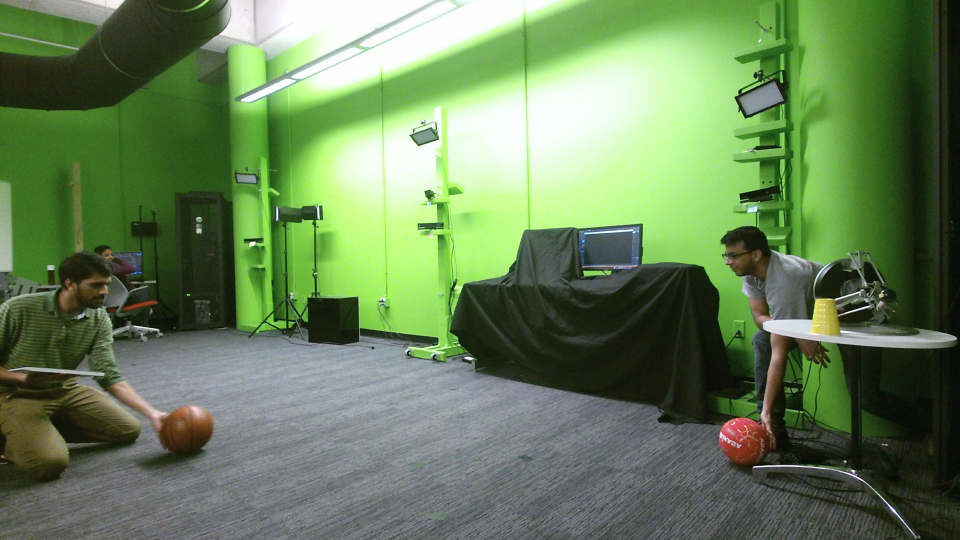
#> input picture camera_resectioning/image/data/color-63647317626781.png, 1920 x 1080 px (shown at 1/2 size)
$ python camera_resectioning.py   (older library calls are emulated)
#> lines starting #> are read from the running program, lines starting #| are printed output that depends on the picture; after the words box and inside, x2 and y2 are one past the last pixel; in counts of white or black regions, pixels touching at a corner belong together; long printed decimals are rounded
import numpy as np
import cv2
import math


def depth_image_to_real(depth_image, rgb_image):
    """
    convert depth image to real depth image
    :param depth_image: depth image
    :param rgb_image: rgb image
    :return: real depth image
    """
    depth_image = np.float32(depth_image)
    depth_real = np.zeros((depth_image.shape[0], depth_image.shape[1], rgb_image.shape[2]), dtype=rgb_image.dtype)

    for i in range(depth_image.shape[0]):
        for j in range(depth_image.shape[1]):

            Zd = depth_image[i][j]
            if Zd != 0:
                m1 = np.array((j, i, 1)) * Zd
                m2 = np.matmul(m1, inv_intrinsic_IR)
                m3 = np.matmul(m2, r) + t
                m4 = np.matmul(m3, intrinsic_RGB)

                colc = (int)((m4[0][0] / m4[0][2]))
                rowc = (int)((m4[0][1] / m4[0][2]))

                if (0 < colc < np.shape(rgb_image)[1]) and (0 < rowc < np.shape(rgb_image)[0]):
                    for ch in range(0, 3):
                        depth_real[i][j][ch] = rgb_image[rowc][colc][ch]

    return depth_real


def velocity(depth_image_1, depth_image_2, x1, y1, x2, y2):
    """
    calculate the velocity of the ball given two depth image and its center in both the images
    :param depth_image_1: starting depth image
    :param depth_image_2: final depth image
    :param x1: x coordinate of ball center in starting depth image
    :param y1: y coordinate of ball center in starting depth image
    :param x2: x coordinate of ball center in final depth image
    :param y2: y coordinate of ball center in final depth image
    :return: velocity of the ball
    """
    z1 = depth_image_1[y1][x1]
    colD1 = (y1 * inv_intrinsic_IR[0][0] + x1 * inv_intrinsic_IR[1][0] + 1 * inv_intrinsic_IR[2][0]) * z1
    rowD1 = (y1 * inv_intrinsic_IR[0][1] + x1 * inv_intrinsic_IR[1][1] + 1 * inv_intrinsic_IR[2][1]) * z1
    zowD1 = (y1 * inv_intrinsic_IR[0][2] + x1 * inv_intrinsic_IR[1][2] + 1 * inv_intrinsic_IR[2][2]) * z1

    z2 = depth_image_2[y2][x2]
    colD2 = (y2 * inv_intrinsic_IR[0][0] + x2 * inv_intrinsic_IR[1][0] + 1 * inv_intrinsic_IR[2][0]) * z2
    rowD2 = (y2 * inv_intrinsic_IR[0][1] + x2 * inv_intrinsic_IR[1][1] + 1 * inv_intrinsic_IR[2][1]) * z2
    zowD2 = (y2 * inv_intrinsic_IR[0][2] + x2 * inv_intrinsic_IR[1][2] + 1 * inv_intrinsic_IR[2][2]) * z2

    velX = (colD2 - colD1) / time_frame
    velY = (rowD2 - rowD1) / time_frame
    velZ = (zowD2 - zowD1) / time_frame
    vel = math.sqrt(math.pow(velX, 2) + math.pow(velY, 2) + math.pow(velZ, 2))
    return vel


def ball_detect(color_depth, color):
    """
    detect the ball in a given depth image for a given color
    :param color_depth: depth image
    :param color: color of the ball
    :return: x, y coordinate of ball center
    """
    hsv_image = cv2.cvtColor(color_depth, cv2.COLOR_BGR2HSV)
    if color == 'brown':
        low = np.array([12, 30, 30])
        high = np.array([20, 255, 255])
    else:
        low = np.array([1, 30, 30])
        high = np.array([12, 255, 255])

    kernel = np.ones((3, 3), np.uint8)
    mask = cv2.inRange(hsv_image, low, high)
    cv2.dilate(mask, kernel, mask, iterations=2)
    cv2.erode(mask, kernel, mask, iterations=8)
    cv2.dilate(mask, kernel, mask, iterations=8)
    im2, contours, hierarchy = cv2.findContours(mask, cv2.RETR_TREE, cv2.CHAIN_APPROX_SIMPLE)
    height, width, _ = np.shape(color_depth)
    min_x, min_y = width, height
    max_x = max_y = 0
    for contour, hier in zip(contours, hierarchy):
        (x, y, w, h) = cv2.boundingRect(contour)
        min_x, max_x = min(x, min_x), max(x + w, max_x)
        min_y, max_y = min(y, min_y), max(y + h, max_y)

    if max_x - min_x > 0 and max_y - min_y > 0:
        cv2.rectangle(color_depth, (min_x, min_y), (max_x, max_y), (255, 0, 0), 2)
        x_center = (min_x + max_x) / 2
        y_center = (min_y + max_y) / 2

    return int(x_center), int(y_center)


# variable declaration
start_image = cv2.imread("image/data/color-63647317626781.png")
#> start_image is the input picture: shape (1080, 1920, 3); mean B, G, R 88.8, 129, 103.9
final_image = cv2.imread("image/data/color-63647317628081.png")
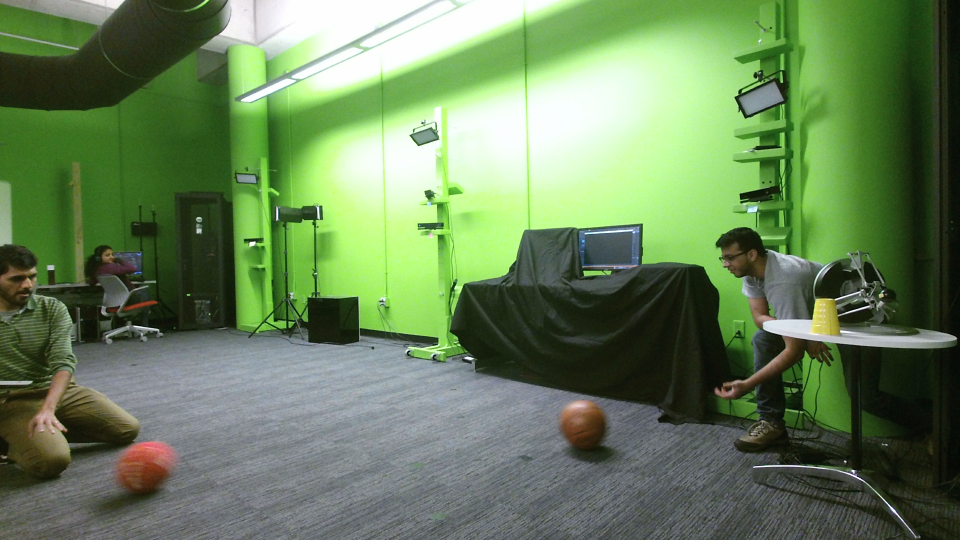
#> input picture camera_resectioning/image/data/color-63647317628081.png, 1920 x 1080 px (shown at 1/2 size)
#> final_image is the input picture: shape (1080, 1920, 3); mean B, G, R 89.6, 129.3, 104.1
start_depth_image = cv2.imread("image/data/depth-63647317626781.png", cv2.IMREAD_ANYDEPTH)
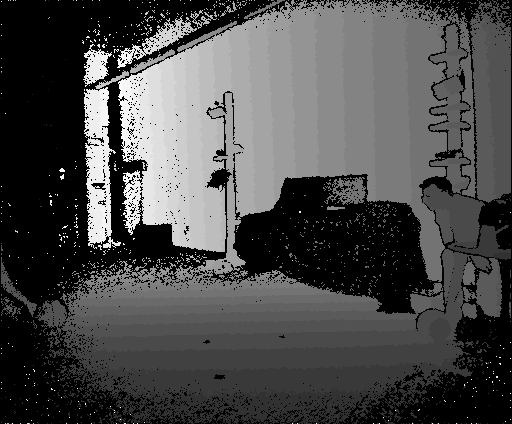
#> input picture camera_resectioning/image/data/depth-63647317626781.png, 512 x 424 px
#> start_depth_image is the input picture: shape (424, 512) uint16; min 0, max 7999, mean 2428.2
final_depth_image = cv2.imread("image/data/depth-63647317628081.png", cv2.IMREAD_ANYDEPTH)
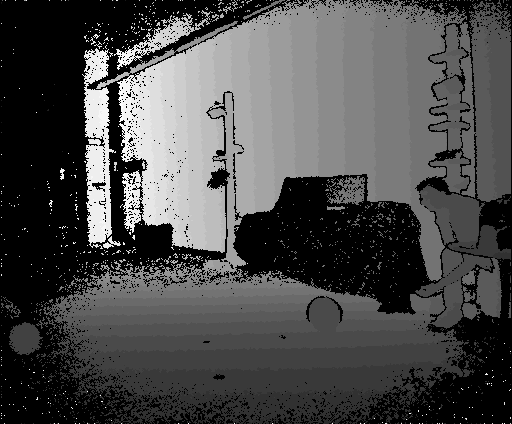
#> input picture camera_resectioning/image/data/depth-63647317628081.png, 512 x 424 px
#> final_depth_image is the input picture: shape (424, 512) uint16; min 0, max 7999, mean 2433.1

intrinsic_RGB = np.array(((1034.3, 0, 0), (1.6609, 1034.3, 0), (970.63, 529.07, 1)))
inv_intrinsic_IR = np.array(((0.0027132, 0, 0), (-1.8517e-05, 0.0026991, 0), (-0.69724, -0.54233, 1)))
transformation_D_C = np.array(((0.99994, -0.0090793, 0.0073288, 0), (0.009138, 0.99992, -0.0079812, 0),
                               (-0.0072615, 0.0080413, 0.99995, 0), (37.331, -42.241, -88.088, 1)))
r = transformation_D_C[0:3, 0:3]
t = transformation_D_C[3:, 0:3]

time_frame = 1.300

start_depth_real = depth_image_to_real(start_depth_image, start_image)
final_depth_real = depth_image_to_real(final_depth_image, final_image)


rxcntr1, rycntr1 = ball_detect(start_depth_real, 'red')
#> in ball_detect, `hsv_image = cv2.cvtColor(color_depth, cv2.COLOR_BGR2HSV)`: hsv_image: shape (424, 512, 3); mean H, S, V 36.9, 45.6, 101.1
#> in ball_detect, `mask = cv2.inRange(hsv_image, low, high)`: mask: shape (424, 512); 0.56% white; 33 white regions (29 under 20 px), largest, box (x1, y1, x2, y2) and area: (417, 262, 461, 345) 806, (3, 283, 37, 317) 174, (49, 300, 63, 312) 93, (419, 312, 431, 318) 20
#> in ball_detect, `cv2.dilate(mask, kernel, mask, iterations=8)`:
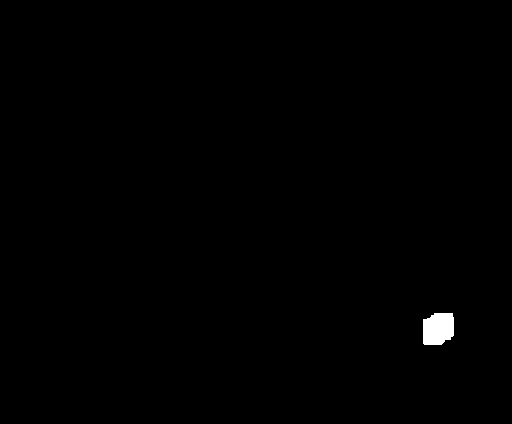
#> mask: shape (424, 512); 0.4% white; 1 white region
#> in ball_detect, `im2, contours, hierarchy = cv2.findContours(mask, cv2.RETR_TREE, cv2.C..`: contours = 1 contour; box (x1, y1, x2, y2) and area: (423, 313, 454, 345) 821
#> the loop in ball_detect, `for contour, hier in zip(contours, hierarchy):` made 1 pass
#> (hier, x, y, w, h, min_x, max_x, min_y) on pass 1: ([[-1, -1, -1, -1]], 423, 313, 31, 32, 423, 454, 313)
#> in ball_detect, `cv2.rectangle(color_depth, (min_x, min_y), (max_x, max_y), (255, 0, 0)..`: color_depth: shape (424, 512, 3); mean B, G, R 71.5, 99.7, 81.1
#> in ball_detect, `x_center = (min_x + max_x) / 2`: x_center = 438.5
#> in ball_detect, `y_center = (min_y + max_y) / 2`: y_center = 329
#> rxcntr1 = 438; rycntr1 = 329
rxcntr2, rycntr2 = ball_detect(final_depth_real, 'red')
#> call 2 of ball_detect, with color = 'red'
#> in ball_detect (call 2), `hsv_image = cv2.cvtColor(color_depth, cv2.COLOR_BGR2HSV)`: hsv_image: shape (424, 512, 3); mean H, S, V 37, 45.4, 101.1
#> in ball_detect (call 2), `mask = cv2.inRange(hsv_image, low, high)`: mask: shape (424, 512); 0.55% white; 24 white regions (18 under 20 px), largest, box (x1, y1, x2, y2) and area: (9, 326, 42, 354) 631, (309, 299, 329, 330) 307, (436, 269, 460, 288) 89, (418, 288, 429, 297) 51, (441, 229, 450, 237) 41, (444, 240, 451, 245) 22
#> in ball_detect (call 2), `cv2.dilate(mask, kernel, mask, iterations=8)`: mask: shape (424, 512); 0.39% white; 1 white region
#> in ball_detect (call 2), `im2, contours, hierarchy = cv2.findContours(mask, cv2.RETR_TREE, cv2.C..`: contours = 1 contour; box (x1, y1, x2, y2) and area: (8, 325, 40, 354) 793
#> the loop in ball_detect (call 2), `for contour, hier in zip(contours, hierarchy):` made 1 pass
#> (hier, x, y, w, h, min_x, max_x, min_y) on pass 1: ([[-1, -1, -1, -1]], 8, 325, 32, 29, 8, 40, 325)
#> in ball_detect (call 2), `cv2.rectangle(color_depth, (min_x, min_y), (max_x, max_y), (255, 0, 0)..`:
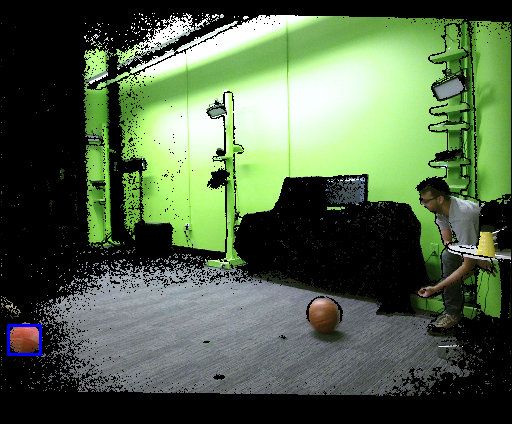
#> color_depth: shape (424, 512, 3); mean B, G, R 71.9, 99.8, 81.1
#> in ball_detect (call 2), `x_center = (min_x + max_x) / 2`: x_center = 24
#> in ball_detect (call 2), `y_center = (min_y + max_y) / 2`: y_center = 339.5
#> rxcntr2 = 24; rycntr2 = 339

bxcntr1, bycntr1 = ball_detect(start_depth_real, 'brown')
#> call 3 of ball_detect, with color = 'brown'
#> in ball_detect (call 3), `hsv_image = cv2.cvtColor(color_depth, cv2.COLOR_BGR2HSV)`: hsv_image: shape (424, 512, 3); mean H, S, V 37, 45.9, 101.4
#> in ball_detect (call 3), `mask = cv2.inRange(hsv_image, low, high)`: mask: shape (424, 512); 0.63% white; 54 white regions (43 under 20 px), largest, box (x1, y1, x2, y2) and area: (35, 303, 70, 329) 431, (448, 256, 466, 311) 322, (441, 229, 451, 242) 85
#> in ball_detect (call 3), `cv2.dilate(mask, kernel, mask, iterations=8)`: mask: shape (424, 512); 0.41% white; 1 white region
#> in ball_detect (call 3), `im2, contours, hierarchy = cv2.findContours(mask, cv2.RETR_TREE, cv2.C..`: contours = 1 contour; box (x1, y1, x2, y2) and area: (32, 305, 70, 331) 834
#> the loop in ball_detect (call 3), `for contour, hier in zip(contours, hierarchy):` made 1 pass
#> (hier, x, y, w, h, min_x, max_x, min_y) on pass 1: ([[-1, -1, -1, -1]], 32, 305, 38, 26, 32, 70, 305)
#> in ball_detect (call 3), `cv2.rectangle(color_depth, (min_x, min_y), (max_x, max_y), (255, 0, 0)..`:
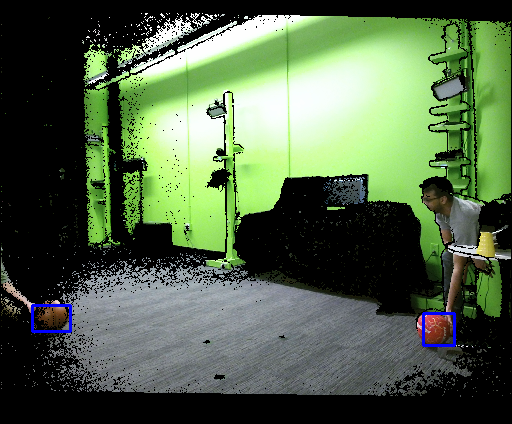
#> color_depth: shape (424, 512, 3); mean B, G, R 71.8, 99.6, 81
#> in ball_detect (call 3), `x_center = (min_x + max_x) / 2`: x_center = 51
#> in ball_detect (call 3), `y_center = (min_y + max_y) / 2`: y_center = 318
#> bxcntr1 = 51; bycntr1 = 318
bxcntr2, bycntr2 = ball_detect(final_depth_real, 'brown')
#> call 4 of ball_detect, with color = 'brown'
#> in ball_detect (call 4), `hsv_image = cv2.cvtColor(color_depth, cv2.COLOR_BGR2HSV)`: hsv_image: shape (424, 512, 3); mean H, S, V 37.1, 45.8, 101.4
#> in ball_detect (call 4), `mask = cv2.inRange(hsv_image, low, high)`: mask: shape (424, 512); 0.59% white; 46 white regions (38 under 20 px), largest, box (x1, y1, x2, y2) and area: (309, 300, 339, 333) 562, (421, 257, 473, 296) 349, (442, 229, 452, 244) 78
#> in ball_detect (call 4), `cv2.dilate(mask, kernel, mask, iterations=8)`: mask: shape (424, 512); 0.37% white; 1 white region
#> in ball_detect (call 4), `im2, contours, hierarchy = cv2.findContours(mask, cv2.RETR_TREE, cv2.C..`: contours = 1 contour; box (x1, y1, x2, y2) and area: (307, 305, 339, 333) 741
#> the loop in ball_detect (call 4), `for contour, hier in zip(contours, hierarchy):` made 1 pass
#> (hier, x, y, w, h, min_x, max_x, min_y) on pass 1: ([[-1, -1, -1, -1]], 307, 305, 32, 28, 307, 339, 305)
#> in ball_detect (call 4), `cv2.rectangle(color_depth, (min_x, min_y), (max_x, max_y), (255, 0, 0)..`:
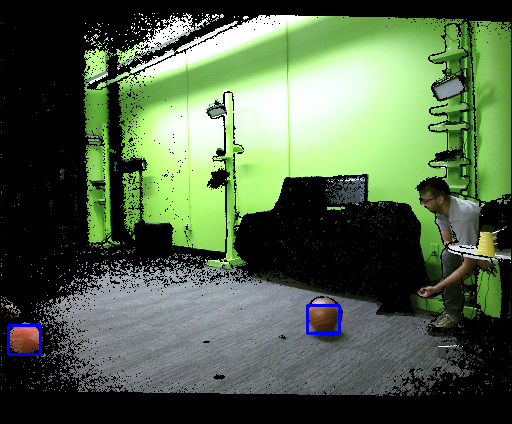
#> color_depth: shape (424, 512, 3); 0.16% of pixels changed, all inside (x1, y1, x2, y2) = (306, 304, 341, 335)
#> in ball_detect (call 4), `x_center = (min_x + max_x) / 2`: x_center = 323
#> in ball_detect (call 4), `y_center = (min_y + max_y) / 2`: y_center = 319
#> bxcntr2 = 323; bycntr2 = 319


# velocity of the red ball
red_ball_velocity = velocity(start_depth_image, final_depth_image, rxcntr1, rycntr1, rxcntr2, rycntr2)
#> in velocity, `z1 = depth_image_1[y1][x1]`: z1 = 2280
#> in velocity, `colD1 = (y1 * inv_intrinsic_IR[0][0] + x1 * inv_intrinsic_IR[1][0] + 1..`: colD1 = 427
#> in velocity, `rowD1 = (y1 * inv_intrinsic_IR[0][1] + x1 * inv_intrinsic_IR[1][1] + 1..`: rowD1 = 1458.9
#> in velocity, `zowD1 = (y1 * inv_intrinsic_IR[0][2] + x1 * inv_intrinsic_IR[1][2] + 1..`: zowD1 = 2280
#> in velocity, `z2 = depth_image_2[y2][x2]`: z2 = 2141
#> in velocity, `colD2 = (y2 * inv_intrinsic_IR[0][0] + x2 * inv_intrinsic_IR[1][0] + 1..`: colD2 = 475.5
#> in velocity, `rowD2 = (y2 * inv_intrinsic_IR[0][1] + x2 * inv_intrinsic_IR[1][1] + 1..`: rowD2 = -1022.4
#> in velocity, `zowD2 = (y2 * inv_intrinsic_IR[0][2] + x2 * inv_intrinsic_IR[1][2] + 1..`: zowD2 = 2141
#> in velocity, `velX = (colD2 - colD1) / time_frame`: velX = 37.28
#> in velocity, `velY = (rowD2 - rowD1) / time_frame`: velY = -1908.7
#> in velocity, `velZ = (zowD2 - zowD1) / time_frame`: velZ = -106.9
#> in velocity, `vel = math.sqrt(math.pow(velX, 2) + math.pow(velY, 2) + math.pow(velZ,..`: vel = 1912.1
#> red_ball_velocity = 1912.1
brown_ball_velocity = velocity(start_depth_image, final_depth_image, bxcntr1, bycntr1, bxcntr2, bycntr2)
#> brown_ball_velocity = 1434.3
print("velocity of the red ball:", red_ball_velocity)
#| velocity of the red ball: 1912.090

# velocity of the brown ball
print("velocity of the brown ball:", brown_ball_velocity)
#| velocity of the brown ball: 1434.319

# relative velocity of balls
print("Relative velocity", red_ball_velocity + brown_ball_velocity)
#| Relative velocity 3346.409

while True:
    cv2.imshow("Color Depth Image 1", start_depth_real)
    cv2.imshow("Color Depth Image 2", final_depth_real)
    key = cv2.waitKey(1) & 0xFF
#> (key q is pressed here)
    if key == ord("q"):
        break
